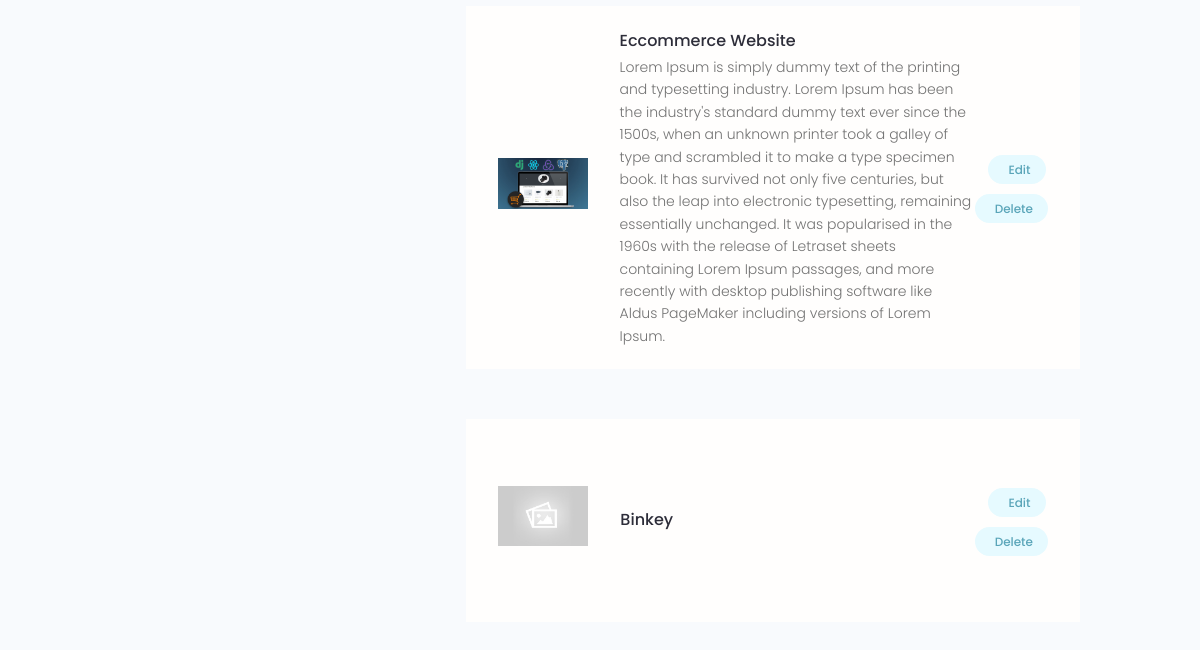
Page /account/ (signed in, lower part) on the earlier database version.
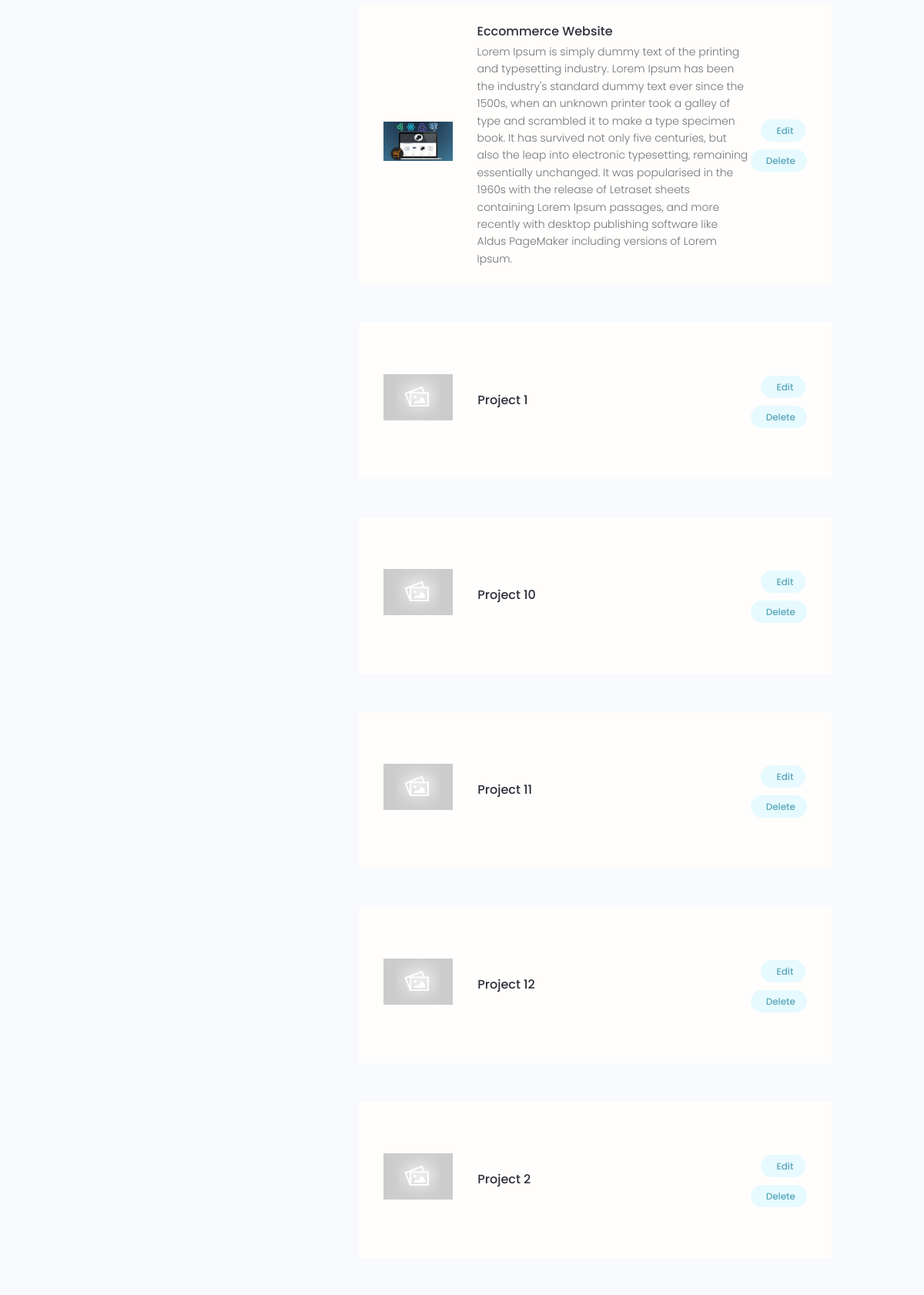
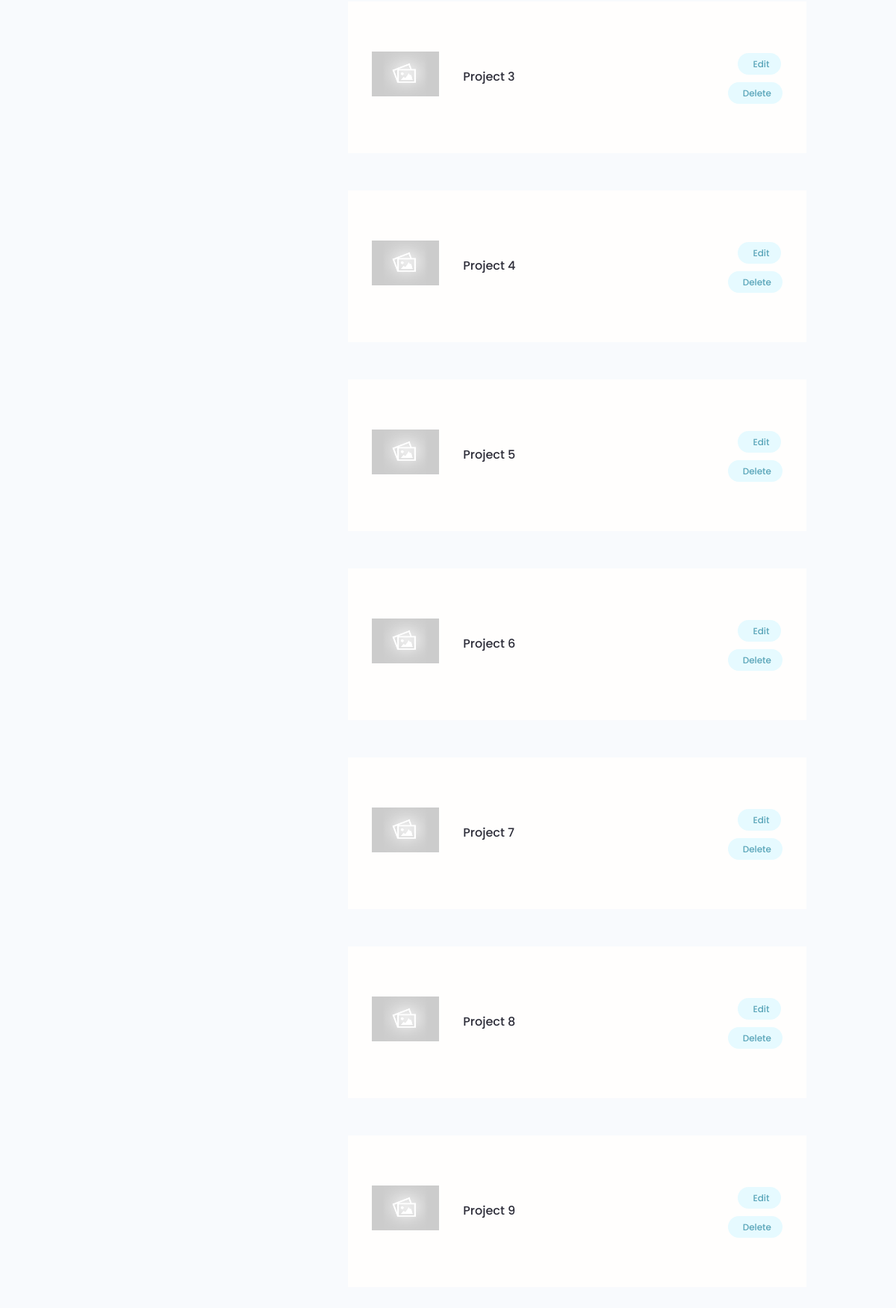
Same page on the later database version (2 pictures, top to bottom).
### projects/models.py (models this page shows, shortened)
class Project(models.Model):
    owner = models.ForeignKey(Profile, null=True, blank=True,
                                on_delete=models.SET_NULL)
    title = models.CharField(max_length=200)
    description = models.TextField(null=True, blank=True)
    featured_image = models.ImageField(null=True, blank=True, default="default.jpg")
    demo_link = models.CharField(max_length=2000, null=True, blank=True)
    source_link = models.CharField(max_length = 2000, null=True, blank=True)
    tags = models.ManyToManyField('Tag', blank=True)
    vote_total = models.IntegerField(default=0, null=True, blank=True)
    vote_ratio = models.IntegerField(default=0, null=True, blank=True)
    created = models.DateTimeField(auto_now_add=True)
    id = models.UUIDField(default=uuid.uuid4, unique=True,
                            primary_key=True, editable=False)
    class Meta:
        ordering = ['-vote_ratio', '-vote_total', 'title']

### users/views.py (the view)
# urls.py: path('account/', views.userAccount, name='account'),
@login_required(login_url='login')
def userAccount(request):
    profile = request.user.profile
    skills = profile.skill_set.all()
    projects = profile.project_set.all()
    context = {'profile': profile, 'skills': skills, 'projects': projects}
    return render(request, 'users/account.html', context)

### users/templates/users/account.html (shortened to what this page needs)
{% extends 'main.html' %}
{% block content %}
  <main class="settingsPage profile my-md">
    <div class="container">
      <div class="layout">
        <div class="column column--1of3">
        </div>
        <div class="column column--2of3">
          {% for project in projects %}
          <table class="settings__table">
            <tr>
              <td class="settings__thumbnail">
                <a href="{% url 'project' project.id %}"><img src="{{ project.featured_image.url }}" alt="Project Thumbnail" /></a>
              </td>
              <td class="settings__tableInfo">
                <a href="{% url 'project' project.id %}">{{project.title}}</a>
                <p>
                  {{project.description}}
                </p>
              </td>
              <td class="settings__tableActions">
                <a class="tag tag--pill tag--main settings__btn" href="{% url 'update-project' project.id %}"> Edit</a>
                <a class="tag tag--pill tag--main settings__btn" href="{% url 'delete-project' project.id %}?next=/account">
                  Delete</a>
              </td>
            </tr>
            {% endfor %}
          </table>
        </div>
      </div>
    </div>
  </main>
{% endblock %}

### templates/main.html (shortened to what this page needs)
<!DOCTYPE html>
{% load static %}
<html>
<head>
    <link rel="stylesheet" href="https://cdn.iconmonstr.com/1.3.0/css/iconmonstr-iconic-font.min.css" />
    <link rel="stylesheet" href="{% static 'uikit/styles/uikit.css' %}" />
    <link rel="stylesheet" href="{% static 'styles/app.css' %}" />
    <link rel="stylesheet" href="{% static 'styles/icons.css' %}">
</head>
<body>
    {% block content %}
    {% endblock content %}
</body>
</html>

### templates/navbar.html (shortened to what this page needs)
{% load static %}

### static/styles/app.css (style rules this page uses)
:root { --color-sub: #2d2d39; }
img { width: 100%; }
.settings__table { margin-top: 3rem; margin-bottom: 5rem; padding: 0 3rem; background: var(--color-white); }
.settings__table tr { width: 100%; }
.settings__table tr > td { padding: 2rem 0; }
.settings__thumbnail { width: 23%; min-width: 10rem; }
.settings__thumbnail img { padding-right: 3rem; height: 15rem; object-fit: contain; }
.settings__tableInfo { width: 100%; }
.settings__tableInfo h4, .settings__tableInfo a { padding-right: 1rem; width: auto; font-size: 1.6rem; font-weight: 500; color: var(--color-sub); }
.settings__tableInfo p { font-size: 1.4rem; }
.settings__tableActions { text-align: right; }

### static/uikit/styles/modules/_variables.css (style rules this page uses)
:root { --color-main: #5aa5b9; --color-main-light: #e6faff; --color-sub: #3f4156; --color-sub-light: #51546e; --color-sub-lighter: #ededfd; --color-text: #737373; --color-gray: #8b8b8b; --color-light: #e5e7eb; --color-light-gray: #767676; --color-bg: #f8fafd; --color-white: #fffefd; --color-white-light: #f3f3f3; --color-success: #359e64; --color-success-bg: #def8e8; --color-error: #fc4b0b; --color-error-bg: #fff2ee; --font-base: 'Poppins', arial, helvetica, 'Segoe UI', roboto, ubuntu, sans-serif; --font-monospace: 'Fira Code', 'Courier New', courier, monospace; --font-regular: 300; --font-medium: 500; --font-bold: 700; --generic-shadow: 1px 1px 5px #00000010; --generic-transition: all 0.3s ease-in-out; }

### static/uikit/styles/modules/_base.css (style rules this page uses)
* { margin: 0; padding: 0; box-sizing: border-box; text-rendering: optimizeLegibility; color: inherit; font-size: inherit; }
html { font-size: 50%; }
@media only screen and (min-width: 480px) { html { font-size: 56.25%; } }
@media only screen and (min-width: 1200px) { html { font-size: 62.5%; } }
body { line-height: 1.6; font-weight: 400; font-size: 1.5rem; color: var(--color-text); background-color: var(--color-bg); min-height: 100vh; }

### static/uikit/styles/modules/_typography.css (style rules this page uses)
* { font-family: var(--font-base); }
p, span, strong { font-size: 1.6rem; color: var(--color-text); font-weight: var(--font-regular); }
a { padding-bottom: 2px; text-decoration: none; display: inline-block; color: var(--color-main); font-weight: var(--font-medium); }

### static/uikit/styles/modules/_utilities.css (style rules this page uses)
.container { width: 92%; max-width: 165rem; margin: 0 auto; box-sizing: border-box; }
@media screen and (min-width: 1000px) { .container { width: 90%; } }
@media screen and (min-width: 1200px) { .container { width: 80%; } }
.my-md { margin: 3rem auto; }

### static/uikit/styles/modules/_tag.css (style rules this page uses)
.tag { display: inline-flex; align-items: center; background-color: var(--color-sub); height: -webkit-fit-content; height: -moz-fit-content; height: fit-content; width: -webkit-fit-content; width: -moz-fit-content; width: fit-content; border-radius: 0.5rem; padding: 0.5rem 1.5rem; font-size: 1.2rem; cursor: pointer; }
.tag:not(:last-child) { margin-right: 0.25rem; margin-bottom: 0.75rem; }
.tag--pill { border-radius: 5rem; }
.tag--main, .tag--main > small { background: var(--color-main-light); color: var(--color-main); font-weight: 500; }

### static/uikit/styles/modules/_layout.css (style rules this page uses)
.layout { display: flex; flex-flow: row wrap; justify-content: space-between; }
.layout > .column { margin-bottom: 3rem; }
.layout > .column.column--1of3 { flex-basis: 30%; }
.layout > .column.column--2of3 { flex-basis: 64%; }

Differences in the rows shown:
removed Project: featured_image (placeholder picture), title "Binkey"
added Project: featured_image (placeholder picture), title "Project 1"
added Project: featured_image (placeholder picture), title "Project 10"
added Project: featured_image (placeholder picture), title "Project 11"
added Project: featured_image (placeholder picture), title "Project 12"
added Project: featured_image (placeholder picture), title "Project 2"
added Project: featured_image (placeholder picture), title "Project 3"
added Project: featured_image (placeholder picture), title "Project 4"
added Project: featured_image (placeholder picture), title "Project 5"
added Project: featured_image (placeholder picture), title "Project 6"
added Project: featured_image (placeholder picture), title "Project 7"
added Project: featured_image (placeholder picture), title "Project 8"
added Project: featured_image (placeholder picture), title "Project 9"
